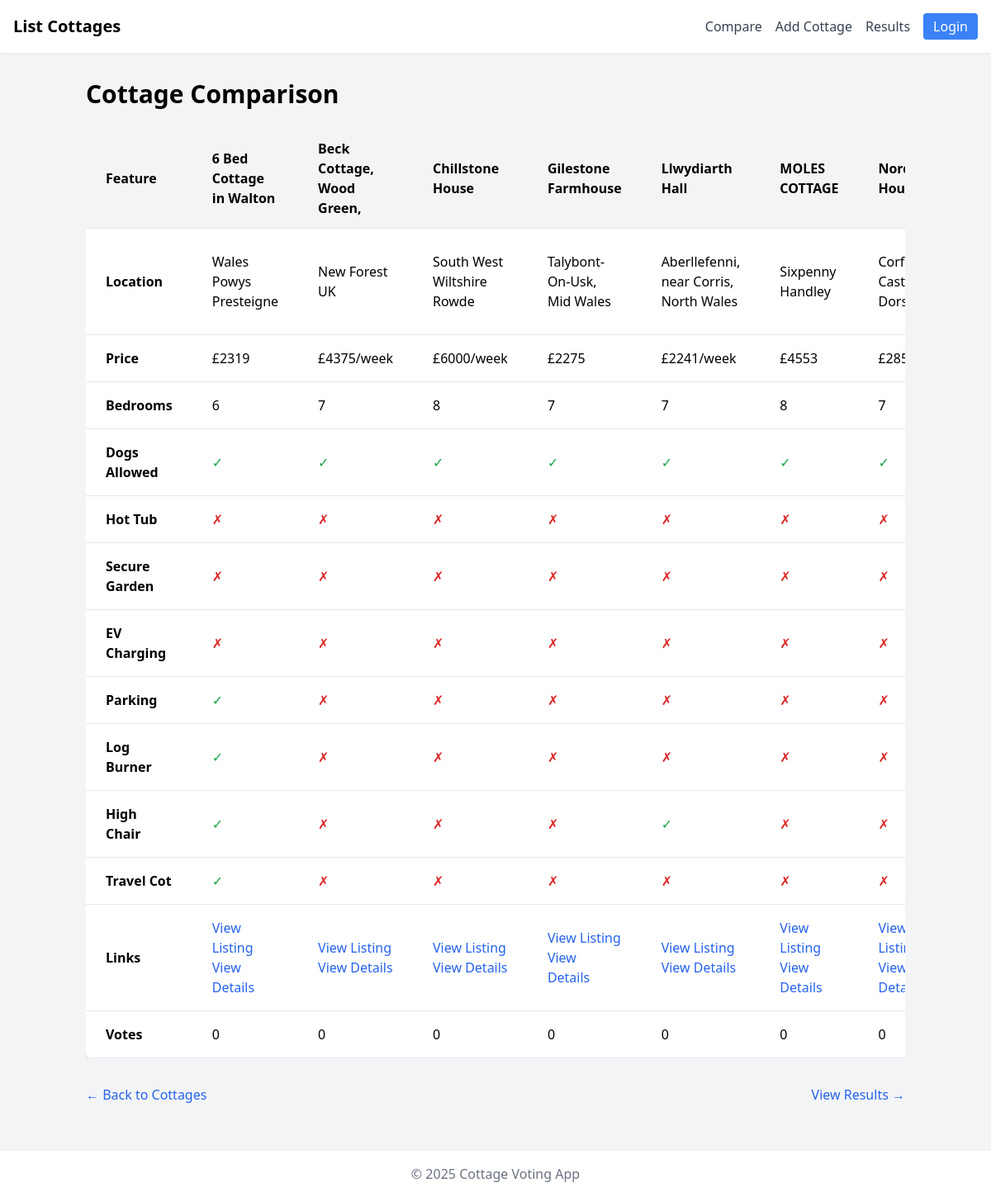
The page /compare on the database as committed earlier.
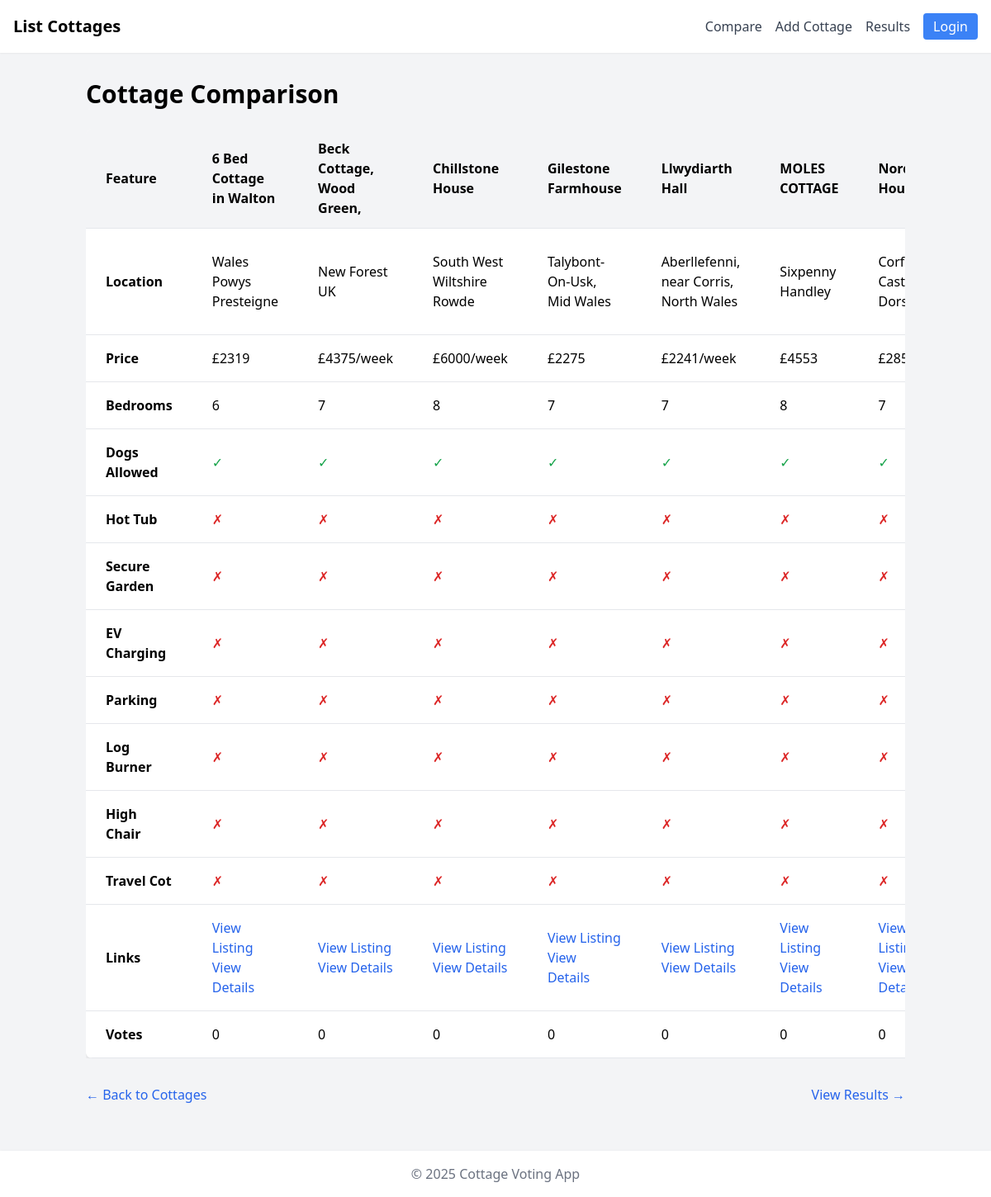
The same page on the database as committed later.
### tables this page shows
CREATE TABLE cottages (
  id INTEGER PRIMARY KEY AUTOINCREMENT,
  name TEXT NOT NULL,
  location TEXT,
  price TEXT,
  beds INTEGER DEFAULT 1,
  dogs_allowed INTEGER DEFAULT 0,
  image TEXT,
  description TEXT,
  submitted_by TEXT,
  votes INTEGER DEFAULT 0,
  created_at DATETIME DEFAULT (datetime('now'))
, url TEXT, hottub INTEGER DEFAULT 0, secure_garden INTEGER DEFAULT 0, ev_charging INTEGER DEFAULT 0, parking INTEGER DEFAULT 0, log_burner INTEGER DEFAULT 0, high_chair INTEGER DEFAULT 0, cot INTEGER DEFAULT 0);

### app.py (the view)
@app.route('/compare')
def compare():
    db = get_db()
    cottages = db.execute("SELECT * FROM cottages ORDER BY name").fetchall()
    return render_template('compare.html', cottages=cottages)

### app.py (called while the page is built)
@app.context_processor
def inject_now():
    return {
        'now': datetime.now,
        'allow_admin_override': app.config.get('ALLOW_ADMIN_OVERRIDE', False),
        'admin_users': app.config.get('ADMIN_USERS', [])
    }

def get_db():
    db = getattr(g, '_database', None)
    if db is None:
        db = g._database = sqlite3.connect(app.config['DATABASE'])
        db.row_factory = sqlite3.Row
    return db

@app.teardown_appcontext
def close_connection(exception):
    db = getattr(g, '_database', None)
    if db is not None:
        db.close()

### templates/compare.html
{% extends "base.html" %}
{% block content %}
<div class="container mx-auto px-4 py-8">
    <h1 class="text-3xl font-bold mb-6">Cottage Comparison</h1>
    <div class="overflow-x-auto">
        <table class="min-w-full bg-white rounded-lg overflow-hidden shadow-lg">
            <thead class="bg-gray-100">
                <tr class="text-left">
                    <th class="sticky left-0 bg-gray-100 px-6 py-3 border-b">Feature</th>
                    {% for cottage in cottages %}
                    <th class="px-6 py-3 border-b">{{ cottage.name }}</th>
                    {% endfor %}
                </tr>
            </thead>
            <tbody>
                <tr class="hover:bg-gray-50">
                    <td class="sticky left-0 bg-white px-6 py-4 border-b font-semibold">Location</td>
                    {% for cottage in cottages %}
                    <td class="px-6 py-4 border-b">{{ cottage.location }}</td>
                    {% endfor %}
                </tr>
                <tr class="hover:bg-gray-50">
                    <td class="sticky left-0 bg-white px-6 py-4 border-b font-semibold">Price</td>
                    {% for cottage in cottages %}
                    <td class="px-6 py-4 border-b">{{ cottage.price }}</td>
                    {% endfor %}
                </tr>
                <tr class="hover:bg-gray-50">
                    <td class="sticky left-0 bg-white px-6 py-4 border-b font-semibold">Bedrooms</td>
                    {% for cottage in cottages %}
                    <td class="px-6 py-4 border-b">{{ cottage.beds }}</td>
                    {% endfor %}
                </tr>
                <tr class="hover:bg-gray-50">
                    <td class="sticky left-0 bg-white px-6 py-4 border-b font-semibold">Dogs Allowed</td>
                    {% for cottage in cottages %}
                    <td class="px-6 py-4 border-b">
                        {% if cottage.dogs_allowed %}
                        <span class="text-green-600">✓</span>
                        {% else %}
                        <span class="text-red-600">✗</span>
                        {% endif %}
                    </td>
                    {% endfor %}
                </tr>
                <tr class="hover:bg-gray-50">
                    <td class="sticky left-0 bg-white px-6 py-4 border-b font-semibold">Hot Tub</td>
                    {% for cottage in cottages %}
                    <td class="px-6 py-4 border-b">
                        {% if cottage.hottub %}
                        <span class="text-green-600">✓</span>
                        {% else %}
                        <span class="text-red-600">✗</span>
                        {% endif %}
                    </td>
                    {% endfor %}
                </tr>
                <tr class="hover:bg-gray-50">
                    <td class="sticky left-0 bg-white px-6 py-4 border-b font-semibold">Secure Garden</td>
                    {% for cottage in cottages %}
                    <td class="px-6 py-4 border-b">
                        {% if cottage.secure_garden %}
                        <span class="text-green-600">✓</span>
                        {% else %}
                        <span class="text-red-600">✗</span>
                        {% endif %}
                    </td>
                    {% endfor %}
                </tr>
                <tr class="hover:bg-gray-50">
                    <td class="sticky left-0 bg-white px-6 py-4 border-b font-semibold">EV Charging</td>
                    {% for cottage in cottages %}
                    <td class="px-6 py-4 border-b">
                        {% if cottage.ev_charging %}
                        <span class="text-green-600">✓</span>
                        {% else %}
                        <span class="text-red-600">✗</span>
                        {% endif %}
                    </td>
                    {% endfor %}
                </tr>
                <tr class="hover:bg-gray-50">
                    <td class="sticky left-0 bg-white px-6 py-4 border-b font-semibold">Parking</td>
                    {% for cottage in cottages %}
                    <td class="px-6 py-4 border-b">
                        {% if cottage.parking %}
                        <span class="text-green-600">✓</span>
                        {% else %}
                        <span class="text-red-600">✗</span>
                        {% endif %}
                    </td>
                    {% endfor %}
                </tr>
                <tr class="hover:bg-gray-50">
                    <td class="sticky left-0 bg-white px-6 py-4 border-b font-semibold">Log Burner</td>
                    {% for cottage in cottages %}
                    <td class="px-6 py-4 border-b">
                        {% if cottage.log_burner %}
                        <span class="text-green-600">✓</span>
                        {% else %}
                        <span class="text-red-600">✗</span>
                        {% endif %}
                    </td>
                    {% endfor %}
                </tr>
                <tr class="hover:bg-gray-50">
                    <td class="sticky left-0 bg-white px-6 py-4 border-b font-semibold">High Chair</td>
                    {% for cottage in cottages %}
                    <td class="px-6 py-4 border-b">
                        {% if cottage.high_chair %}
                        <span class="text-green-600">✓</span>
                        {% else %}
                        <span class="text-red-600">✗</span>
                        {% endif %}
                    </td>
                    {% endfor %}
                </tr>
                <tr class="hover:bg-gray-50">
                    <td class="sticky left-0 bg-white px-6 py-4 border-b font-semibold">Travel Cot</td>
                    {% for cottage in cottages %}
                    <td class="px-6 py-4 border-b">
                        {% if cottage.cot %}
                        <span class="text-green-600">✓</span>
                        {% else %}
                        <span class="text-red-600">✗</span>
                        {% endif %}
                    </td>
                    {% endfor %}
                </tr>
                <tr class="hover:bg-gray-50">
                    <td class="sticky left-0 bg-white px-6 py-4 border-b font-semibold">Links</td>
                    {% for cottage in cottages %}
                    <td class="px-6 py-4 border-b">
                        <a href="{{ cottage.url }}" target="_blank" class="text-blue-600 hover:underline">View Listing</a>
                        <br>
                        <a href="{{ url_for('cottage_detail', cottage_id=cottage.id) }}" class="text-blue-600 hover:underline">View Details</a>
                    </td>
                    {% endfor %}
                </tr>
                <tr class="hover:bg-gray-50">
                    <td class="sticky left-0 bg-white px-6 py-4 border-b font-semibold">Votes</td>
                    {% for cottage in cottages %}
                    <td class="px-6 py-4 border-b">{{ cottage.votes }}</td>
                    {% endfor %}
                </tr>
            </tbody>
        </table>
    </div>
    <div class="mt-8 flex justify-between">
        <a href="{{ url_for('cottages') }}" class="text-blue-600 hover:underline">&larr; Back to Cottages</a>
        <a href="{{ url_for('results') }}" class="text-blue-600 hover:underline">View Results &rarr;</a>
    </div>
</div>
{% endblock %}

### templates/base.html (shortened to what this page needs)
<!DOCTYPE html>
<html lang="en">
<head>
  <script src="https://cdn.tailwindcss.com"></script>
</head>
<body class="bg-gray-100 min-h-screen flex flex-col">
<nav class="bg-white shadow-sm p-4 flex justify-between items-center">
<div class="flex space-x-6">  <a href="{{ url_for('cottages') }}" class="text-xl font-semibold">List Cottages</a>
</div>
  <div id="menuLinks" class="hidden md:flex flex-col md:flex-row md:items-center space-y-2 md:space-y-0 md:space-x-4 mt-3 md:mt-0">
    <a href="{{ url_for('compare') }}" class="text-gray-700 hover:text-gray-900">Compare</a>
    <a href="{{ url_for('add_cottage') }}" class="text-gray-700 hover:text-gray-900">Add Cottage</a>
    <a href="{{ url_for('results') }}" class="text-gray-700 hover:text-gray-900">Results</a>
    {% if session.get('user_name') %}
      <a href="{{ url_for('logout') }}" class="bg-red-500 hover:bg-red-600 text-white px-3 py-1 rounded">Logout</a>
    {% else %}
      <a href="{{ url_for('join') }}" class="bg-blue-500 hover:bg-blue-600 text-white px-3 py-1 rounded">Login</a>
    {% endif %}
  </div>
</nav>
  <div class="flex-grow">
    {% block content %}{% endblock %}
  </div>
  <footer class="bg-white shadow mt-6">
    <div class="max-w-6xl mx-auto px-4 py-4 text-center text-gray-500">
      &copy; {{ now().year }} Cottage Voting App
    </div>
  </footer>
</body>
</html>

Rows that differ between the two databases and show on the page:
changed cottages "6 Bed Cottage in Walton": parking "✓" → "✗"; log_burner "✓" → "✗"; high_chair "✓" → "✗"; cot "✓" → "✗"
changed cottages "Llwydiarth Hall": high_chair "✓" → "✗"
